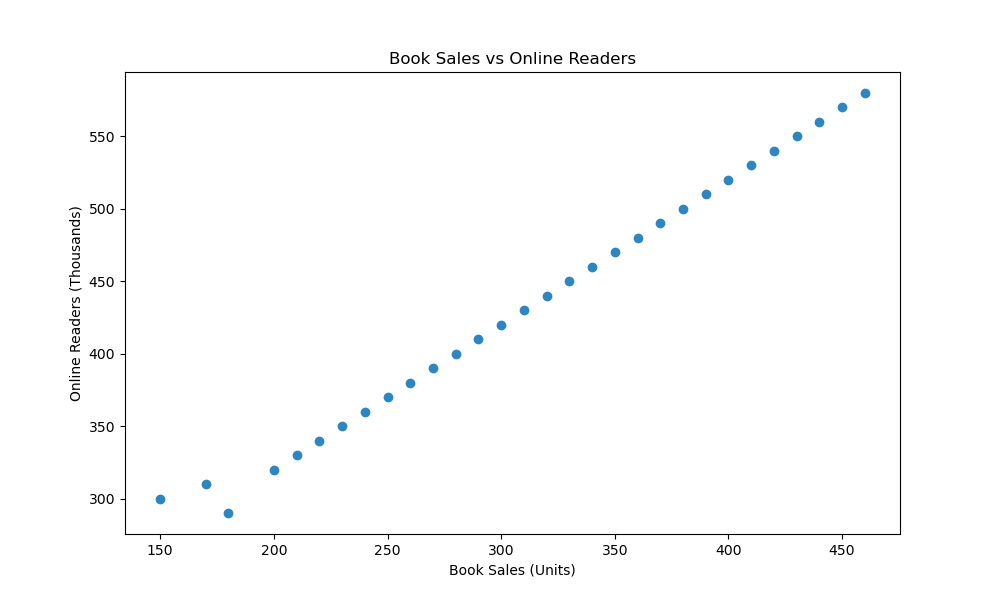

Recreate this plot in Python.

import matplotlib.pyplot as plt

days = [1, 2, 3, 4, 5, 6, 7, 8, 9, 10, 11, 12, 13, 14, 15, 16, 17, 18, 19, 20,
        21, 22, 23, 24, 25, 26, 27, 28, 29, 30]
book_sales = [150, 200, 180, 220, 170, 210, 230, 240, 250, 260, 270, 280, 290, 
              300, 310, 320, 330, 340, 350, 360, 370, 380, 390, 400, 410, 420, 
              430, 440, 450, 460]
online_readers = [300, 320, 290, 340, 310, 330, 350, 360, 370, 380, 390, 400, 
                  410, 420, 430, 440, 450, 460, 470, 480, 490, 500, 510, 520, 
                  530, 540, 550, 560, 570, 580]

plt.figure(figsize=(10, 6))
plt.scatter(book_sales, online_readers, color='#2E86C1')

plt.xlabel('Book Sales (Units)')
plt.ylabel('Online Readers (Thousands)')
plt.title('Book Sales vs Online Readers')

plt.show()
